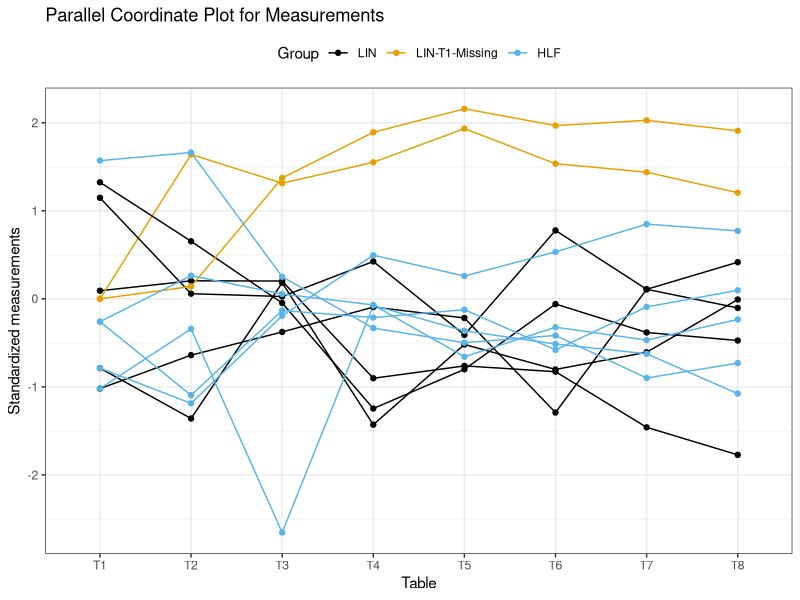
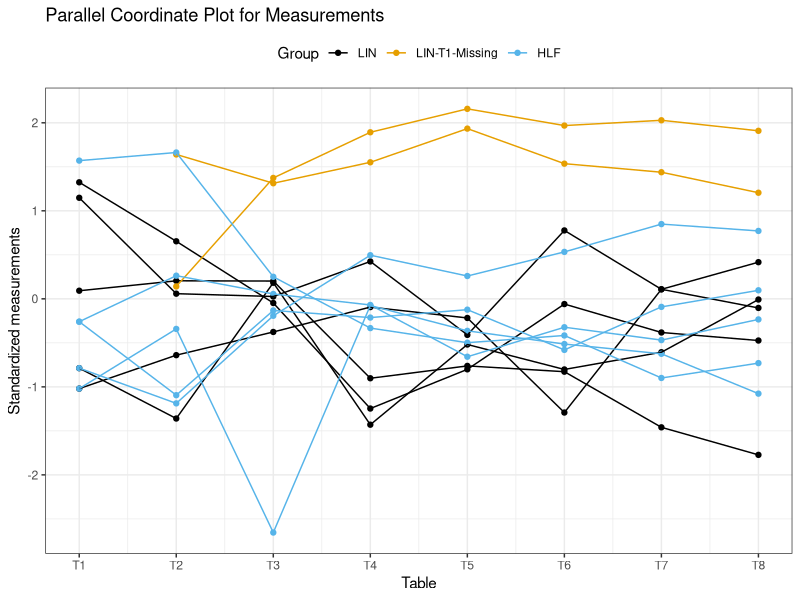

These figures' R source, in order:
## ---- chunk 1
knitr::opts_chunk$set(echo = TRUE)

library(tidyr)
library(dplyr)
library(ggplot2)
library(lazyeval) # interp function
library(purrr)
library(kableExtra)
library(GGally)

cbp <- c("#000000", "#E69F00", "#56B4E9", "#009E73", "#F0E442", "#0072B2", "#D55E00", "#CC79A7")
## ---- chunk 2
llData <- data.frame(
  "School" = c(rep("LIN", 7), rep("HLF", 5)),
  "Table 1" = c(0.225, NA, 0.1, 0.375, 0.4, NA, 0.067,
                0.175, 0.435, 0.1, 0.067, 0.175),
  "Table 2" = c(2.2224, 4, 0.2847, 2.0412, 2.7784, 2.1429, 1.1763, 
                0.6131, 4.0275, 0.4979, 1.5455, 2.2944),
  "Table 3" = c(0.3093, 1.3091, 0.2917, 0.1513, 0.0848, 1.3636, -0.2113, 
                0.0086, 0.3527, -0.0459, -2.2622, 0.1770),
  "Table 4" = c(-0.1143, 0.6246, -0.2732, 0.2853, -0.2179, 0.7273, 0.1292,
                0.0933, 0.0573, 0.3067, 0.1345, 0.1364),
  "Table 5" = c(0.0, 0.9231, 0.0833, 0.1207, -0.0133, 1.0, 0.1865,
                0.2188, 0.0903, 0.3497, 0.1364, 0.0357),
  "Table 6" = c(-0.0101, 0.1111, -0.0088, 0.0722, 0.0293, 0.1333, -0.0339,
                0.0026, 0.0110, 0.0597, 0.0060, 0.0158),
  "Table 7" = c(-0.1367, 0.6, 0.0802, 0.2619, 0.1372, 0.75, 0.2619,
                0.2111, 0.0058, 0.4502, 0.0756, 0.1152),
  "Table 8" = c(-0.0909, 0.4545, 0.2323, 0.31, 0.147, 0.5833, 0.2148,
                0.2515, 0.1, 0.375, 0.0365, 0.1909)
)
names(llData) = c("school", "T1", "T2", "T3", "T4", "T5", "T6", "T7", "T8")
test_cols <- names(llData)[-1]
llData$Group <- llData$school
llData$Group[is.na(llData$T1)] <- "LIN-T1-Missing"
llData <- llData %>% 
  mutate(school=factor(school, levels=unique(school))) %>%
  mutate(Group = factor(Group, levels=unique(Group)))
## ---- chunk 3
llData %>%
    kbl(caption = "Measurement-data for the students at LIN and HLF. See <insert-reference-here> for a detailed explanation of the measurement methodology.",
        title = "Measurement-data") %>%
  kable_styling(bootstrap_options = c("striped", "hover", "condensed"))
## ---- chunk 4
p <- 
  ggparcoord(
    llData,
    columns = 2:9, groupColumn = 10, missing="mean",
    showPoints = TRUE, 
    title = "Parallel Coordinate Plot for Measurements",
    alphaLines = 1.0
  ) + 
  ylab("Standardized measurements") + 
  xlab("Table") + 
  theme_bw() +
  scale_colour_manual(values=cbp) + 
  theme(legend.position = "top")
p


colNames <- colnames(llData[,2:9])
transformedData <- data.frame(sapply(2:9, function(j){
  x <- llData[,j]
  (x - mean(x,na.rm=T))/sd(x,na.rm=T)
}))
colnames(transformedData) <- colnames(llData[,2:9])
transformedData$Group <- llData$Group
transformedData$StudentNum <- 1:nrow(llData)
dataLong <- gather(transformedData, condition, measurement, T1:T8, factor_key=TRUE)
dataLong$conditionNumeric <- as.numeric(dataLong$condition)
dataLong %>%
  ggplot(aes(x=conditionNumeric,y=measurement,group=StudentNum)) +
  geom_point(aes(colour=Group)) + 
  geom_line(aes(colour=Group)) + 
  scale_x_continuous(breaks = 1:8, labels=colNames) + 
  ylab("Standardized measurements") + 
  xlab("Table") + 
  theme_bw() +
  scale_colour_manual(values=cbp) + 
  theme(legend.position = "top") + 
  ggtitle("Parallel Coordinate Plot for Measurements")
